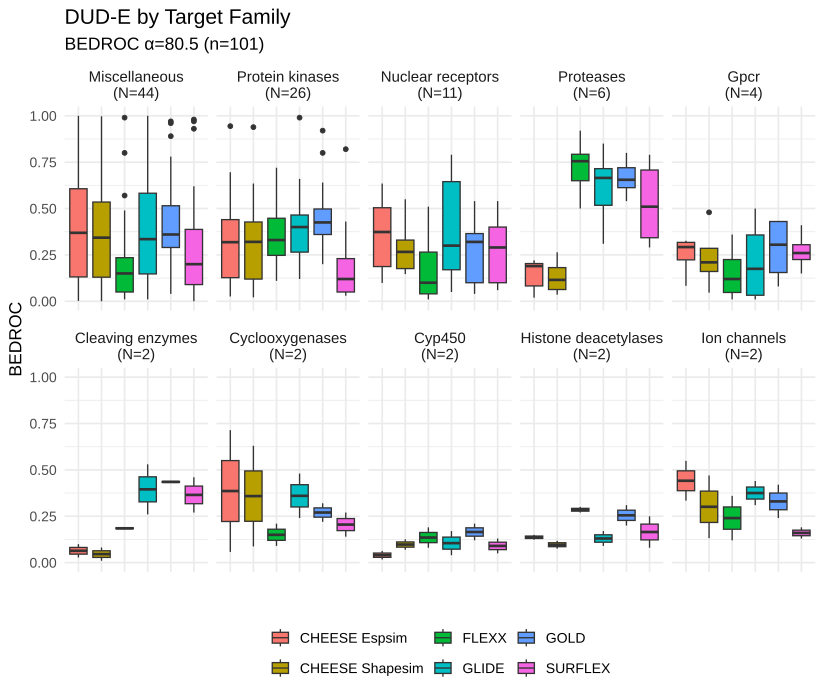

This figure's R source:
library(tidyverse)
library(ggplot2)
library(httpgd)
library(ggpubr)
library(ggtext)
library(ggsignif)
library(rstudioapi)

hgd(port = 8067)
hgd_browse()

dir = dirname(getSourceEditorContext()$path)
data <- read.csv(paste0(dir, "/bedroc80_cheese_chaput2016.csv"))

# Reshape the data from wide to long format
numeric_cols <- sapply(data, is.numeric)
method_cols <- names(data)[numeric_cols]

data_long <- data %>%
  pivot_longer(cols = all_of(method_cols), 
               names_to = "Method", 
               values_to = "BEDROC")

# Calculate the number of targets in each class
class_counts <- data %>%
  group_by(Family) %>%
  summarise(count = n())



# sort data_long by class counts
data_long <- data_long %>%
  group_by(Family) %>%
  mutate(Count = n()) %>%
  ungroup() %>%
  mutate(Family = fct_reorder(Family, Count, .desc = TRUE))


# Sort data_long Method cols by median value
data_long <- data_long %>%
  group_by(Method) %>%
  mutate(Median = median(BEDROC)) %>%
  ungroup() %>%
  mutate(Method = fct_reorder(Method, Median, .desc = TRUE))


# Calculate significance
data_wide <- data_long %>%
  pivot_wider(names_from = Method, values_from = BEDROC)

format_method <- function(x) {
  gsub("\\.", " ", x)
}
data_long$Method = format_method(data_long$Method)

alpha <- 80.5
random_bedroc <- (1 - exp(-alpha)) / alpha

# Create the improved boxplot
ggplot(data_long, aes(x = Method, y = BEDROC, fill = Method)) +
  geom_boxplot() +
  #geom_jitter(width = 0.05, alpha = 0.5) +
  facet_wrap(~ Family, scales = "free_x", nrow = 2, 
             labeller = labeller(Family = function(x) {
               counts <- class_counts$count[match(x, class_counts$Family)]
               paste0(x, "\n(N=", counts, ")")
             })) +
  theme_minimal(base_size = 14) +  # Increase base font size
  theme(
    axis.text.x = element_blank(),
    axis.ticks.x = element_blank(),
    strip.text = element_text(size = 12),
    legend.position = "bottom",  # Move legend to bottom
    legend.justification = "center",  # Center the legend
    legend.box.just = "center",
    legend.margin = margin(t = 10, b = 10),  # Add some vertical margin
    legend.direction = "horizontal",  # Ensure legend is horizontal
    legend.title = element_blank()
  ) +
  labs(title = "DUD-E by Target Family",
       subtitle = paste0("BEDROC α=", alpha, " (n=", nrow(data), ")"),
       y = "BEDROC", x="")
